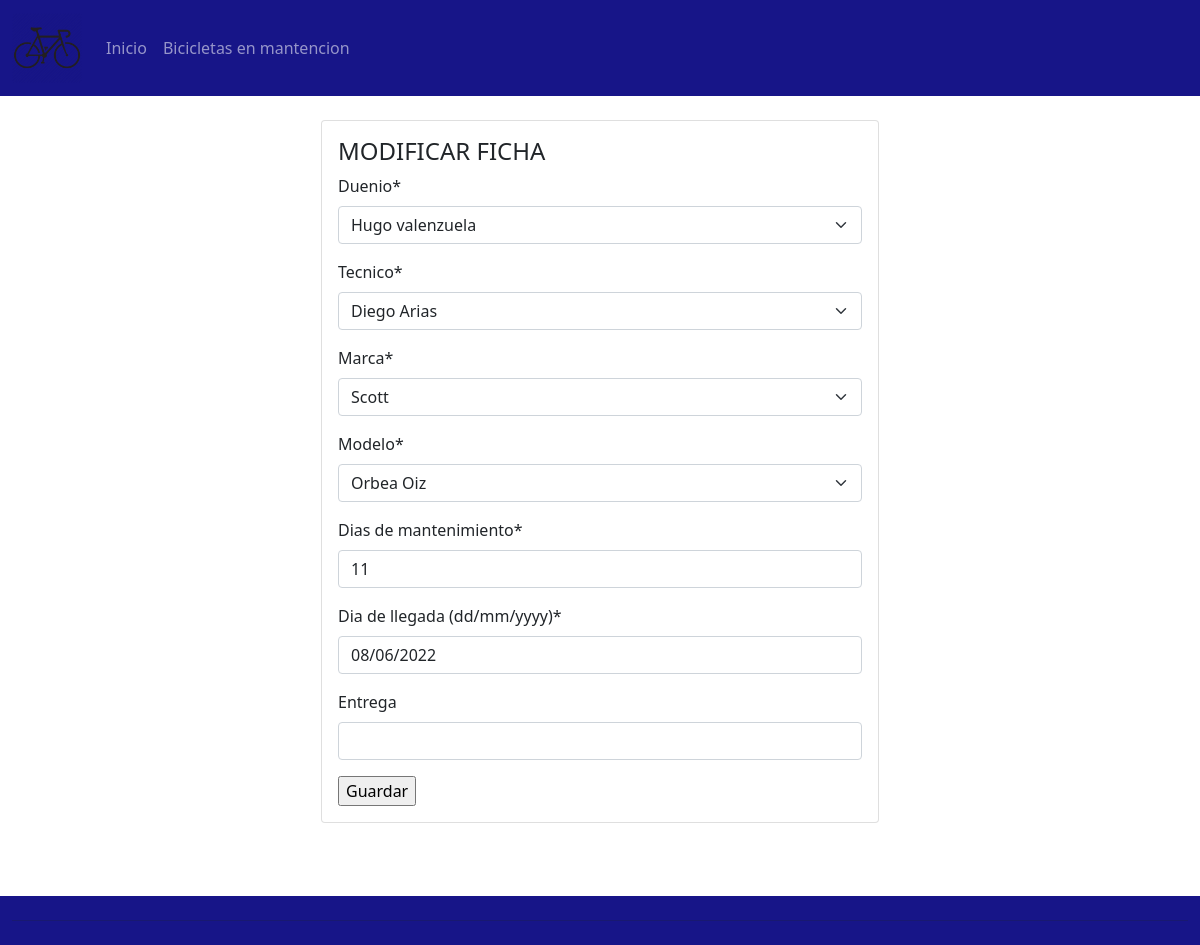
/modificar/10, run on the app's committed database.
### aplicacion/models.py (models this page shows, shortened)
class Duenio(models.Model):
    duenio=models.CharField("Dueño",max_length=50)
    def __str__(self):
        return self.duenio

class Tecnico(models.Model):
    tecnico=models.CharField("Tecnico a cargo",max_length=50)
    def __str__(self):
        return self.tecnico

class Marca(models.Model):
    marca=models.CharField("Marca",max_length=50)
    def __str__(self):
        return self.marca

class Bicicleta(models.Model):
    code=models.AutoField(primary_key=True)
    duenio=models.ForeignKey(Duenio, on_delete=models.PROTECT)
    tecnico=models.ForeignKey(Tecnico, on_delete=models.PROTECT)
    marca=models.ForeignKey(Marca, on_delete=models.PROTECT)
    modelo=models.ForeignKey(Modelo, on_delete=models.PROTECT)
    tiempo=models.IntegerField("Dias de mantenimiento",null=False)
    llegada=models.DateField("Dia de llegada (dd/mm/yyyy)",default=date.today)
    entrega=models.DateField(null=True,blank=True)

### aplicacion/views.py (the view, shortened to what this page needs)
# urls.py: path('modificar/<id>',modificar,name="modificar"),
def modificar(request,id):
    bicicleta=get_object_or_404(Bicicleta,code=id)
    frm=frmBicicleta(instance=bicicleta)
    contexto={
        "frm":frm
    }
    return render(request,"aplicacion/modificar.html",contexto)

### aplicacion/form.py
class frmBicicleta(forms.ModelForm):
    class Meta:
        model=Bicicleta
        fields='__all__'

### aplicacion/models.py (called while the page is built)
    def __str__(self):
        return self.modelo

### aplicacion/templates/aplicacion/modificar.html (shortened to what this page needs)
{% extends 'aplicacion/base.html' %}
{% load static %}
{% load crispy_forms_tags %}
{% block contenido %}
<div class="container">
    <br>
    <div class="col-12 col-md-6 offset-md-3">
        <div class="card">
            <div class="card-body">
                <h4>MODIFICAR FICHA</h4>
                <form action="" method="POST" enctype="multipart/form-data">
                    {{ frm|crispy }}
                    <input type="submit" value="Guardar" class="button">
                </form>
            </div>
        </div>
    </div>
</div>
{% endblock contenido %}

### aplicacion/static/aplicacion/css/miestilo.css (style rules this page uses)
.container { min-height:100vh; }

### data on the page
Duenio: duenio "Hugo valenzuela"
Tecnico: tecnico "Diego Arias"
Marca: marca "Scott"
Bicicleta: modelo "Orbea Oiz", tiempo "11", llegada "08/06/2022"
